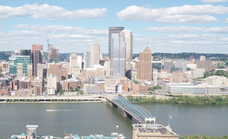
#> input picture Project2/data/incline_L.png, 228 x 139 px, shrunk from 947 x 576 before the run
$ python panoramas.py   (older library calls are emulated)
#> lines starting #> are read from the running program, lines starting #| are printed output that depends on the picture
### Project2/code/BRIEF.py
import numpy as np
import cv2
import os
from scipy.spatial.distance import cdist
from keypointDetect import DoGdetector

import matplotlib.pyplot as plt


def makeTestPattern(patch_width=9, nbits=256):
    '''
    Creates Test Pattern for BRIEF

    Run this routine for the given parameters patch_width = 9 and n = 256

    INPUTS
    patch_width - the width of the image patch (usually 9)
    nbits      - the number of tests n in the BRIEF descriptor

    OUTPUTS
    compareX and compareY - LINEAR indices into the patch_width x patch_width image
                            patch and are each (nbits,) vectors.
    '''
    x1 = np.random.randint(patch_width, size=nbits)
    y1 = np.random.randint(patch_width, size=nbits)

    x2 = np.random.randint(patch_width, size=nbits)
    y2 = np.random.randint(patch_width, size=nbits)

    compareX = np.column_stack((x1,y1))
    compareY = np.column_stack((x2,y2))

    return  compareX, compareY

# load test pattern for Brief
test_pattern_file = '../results/testPattern.npy'
if os.path.isfile(test_pattern_file):
    # load from file if exists
    compareX, compareY = np.load(test_pattern_file)
else:
    # produce and save patterns if not exist
    compareX, compareY = makeTestPattern()
    if not os.path.isdir('../results'):
        os.mkdir('../results')
    np.save(test_pattern_file, [compareX, compareY])

def computeBrief(im, gaussian_pyramid, locsDoG, k, levels,
    compareX, compareY):
    '''
    Compute Brief feature
     INPUT
     locsDoG - locsDoG are the keypoint locations returned by the DoG
               detector.
     levels  - Gaussian scale levels that were given in Section1.
     compareX and compareY - linear indices into the
                             (patch_width x patch_width) image patch and are
                             each (nbits,) vectors.


     OUTPUT
     locs - an m x 3 vector, where the first two columns are the image
    		 coordinates of keypoints and the third column is the pyramid
            level of the keypoints.
     desc - an m x n bits matrix of stacked BRIEF descriptors. m is the number
            of valid descriptors in the image and will vary.
    '''
    if len(im.shape)==3:
        im = cv2.cvtColor(im, cv2.COLOR_BGR2GRAY)
    if im.max()>10:
        im = np.float32(im)/255

    desc = None

    h,w = np.shape(im)

    index1 = np.where(locsDoG[:,0] > 3)
    index1 = np.squeeze(index1,axis=0)
    locsDoG=locsDoG[index1,:]

    index2 = np.where(locsDoG[:,1] > 3)
    index2 = np.squeeze(index2,axis=0)
    locsDoG=locsDoG[index2,:]

    index3 = np.where(locsDoG[:,0] < w-4)
    index3 = np.squeeze(index3,axis=0)
    locsDoG=locsDoG[index3,:]

    index4 = np.where(locsDoG[:,1] < h-4)
    index4 = np.squeeze(index4,axis=0)
    locs   = locsDoG[index4,:]

    temp = np.expand_dims(locs,axis=2)
    temp = np.tile(temp, (1, 1,256))

    XX = np.transpose(compareX)
    XX = np.expand_dims(XX,axis=0)
    XX = np.tile(XX,(temp.shape[0],1,1))

    YY= np.transpose(compareY)
    YY = np.expand_dims(YY,axis=0)
    YY = np.tile(YY,(temp.shape[0],1,1))

    X_inex = temp[:,(0,1),:] + XX -4
    Y_inex = temp[:,(0,1),:] + YY -4

    X_inex = np.swapaxes(X_inex,1,2)
    Y_inex = np.swapaxes(Y_inex,1,2)

    X_inex = np.reshape(X_inex,(X_inex.shape[0]*X_inex.shape[1],2))
    Y_inex = np.reshape(Y_inex,(Y_inex.shape[0]*Y_inex.shape[1],2))


    brief = (im[X_inex[:,1],X_inex[:,0]] < im[Y_inex[:,1],Y_inex[:,0]])

    desc = np.reshape(brief,(int(len(brief)/256),256) )


    return locs, desc


def briefLite(im):
    '''
    INPUTS
    im - gray image with values between 0 and 1

    OUTPUTS
    locs - an m x 3 vector, where the first two columns are the image coordinates
            of keypoints and the third column is the pyramid level of the keypoints
    desc - an m x n bits matrix of stacked BRIEF descriptors.
            m is the number of valid descriptors in the image and will vary
            n is the number of bits for the BRIEF descriptor
    '''
    if len(im.shape)==3:
        im = cv2.cvtColor(im, cv2.COLOR_BGR2GRAY)
    if im.max()>10:
        im = np.float32(im)/255

    k=0

    levels = [-1,0,1,2,3,4]

    locsDoG, gaussian_pyramid = DoGdetector(im)

    locs, desc = computeBrief(im, gaussian_pyramid, locsDoG, k, levels,
    compareX, compareY)


    return locs, desc

def briefMatch(desc1, desc2, ratio=0.8):
    '''
    performs the descriptor matching
    inputs  : desc1 , desc2 - m1 x n and m2 x n matrix. m1 and m2 are the number of keypoints in image 1 and 2.
                                n is the number of bits in the brief
    outputs : matches - p x 2 matrix. where the first column are indices
                                        into desc1 and the second column are indices into desc2
    '''
    D = cdist(np.float32(desc1), np.float32(desc2), metric='hamming')
    # find smallest distance
    ix2 = np.argmin(D, axis=1)
    d1 = D.min(1)
    # find second smallest distance
    d12 = np.partition(D, 2, axis=1)[:,0:2]
    d2 = d12.max(1)
    r = d1/(d2+1e-10)
    is_discr = r<ratio
    ix2 = ix2[is_discr]
    ix1 = np.arange(D.shape[0])[is_discr]

    matches = np.stack((ix1,ix2), axis=-1)

    return matches

# [17 lines left out: function plotMatches, not called in this run]


# [22 lines that do not run on import are left out]

### Project2/code/keypointDetect.py
import numpy as np
import cv2
import matplotlib.pyplot as plt

def createGaussianPyramid(im, sigma0=1,
        k=np.sqrt(2), levels=[-1,0,1,2,3,4]):
    if len(im.shape)==3:
        im = cv2.cvtColor(im, cv2.COLOR_BGR2GRAY)
    if im.max()>10:
        im = np.float32(im)/255
    im_pyramid = []
    for i in levels:
        sigma_ = sigma0*k**i
        im_pyramid.append(cv2.GaussianBlur(im, (0,0), sigma_))
    im_pyramid = np.stack(im_pyramid, axis=-1)
    return im_pyramid

# [7 lines left out: function displayPyramid, not called in this run]

def createDoGPyramid(gaussian_pyramid, levels=[-1,0,1,2,3,4]):
    '''
    Produces DoG Pyramid
    Inputs
    Gaussian Pyramid - A matrix of grayscale images of size
                        [imH, imW, len(levels)]
    levels      - the levels of the pyramid where the blur at each level is
                   outputs
    DoG Pyramid - size (imH, imW, len(levels) - 1) matrix of the DoG pyramid
                   created by differencing the Gaussian Pyramid input
    '''
    DoG_pyramid = gaussian_pyramid[:,:,1:]-gaussian_pyramid[:,:,:-1]
    DoG_levels = levels[1:]
    return DoG_pyramid, DoG_levels

def computePrincipalCurvature(DoG_pyramid):
    '''
    Takes in DoGPyramid generated in createDoGPyramid and returns
    PrincipalCurvature,a matrix of the same size where each point contains the
    curvature ratio R for the corre-sponding point in the DoG pyramid

    INPUTS
        DoG Pyramid - size (imH, imW, len(levels) - 1) matrix of the DoG pyramid

    OUTPUTS
        principal_curvature - size (imH, imW, len(levels) - 1) matrix where each
                          point contains the curvature ratio R for the
                          corresponding point in the DoG pyramid
    '''
    principal_curvature = None
    Dx  =cv2.Sobel(DoG_pyramid,cv2.CV_64F,1,0,ksize=3)
    Dxx =cv2.Sobel(Dx ,cv2.CV_64F,1,0,ksize=3)
    Dy  =cv2.Sobel(DoG_pyramid,cv2.CV_64F,0,1,ksize=3)
    Dyy =cv2.Sobel(Dy ,cv2.CV_64F,0,1,ksize=3)
    Dxy =cv2.Sobel(Dx ,cv2.CV_64F,0,1,ksize=3)
    Dyx =cv2.Sobel(Dy ,cv2.CV_64F,1,0,ksize=3)

    h1 = np.stack((Dxx,Dxy),axis=3)
    h2 = np.stack((Dyx,Dyy),axis=3)
    h3 = np.stack((h1,h2),axis=3)

    Tr = np.trace(h3,axis1=3,axis2=4)

    Det= Dxx*Dyy-Dxy*Dyx

    Det_zeros = np.where(Det==0)

    Det_zeros = np.array(Det_zeros)

    principal_curvature = np.divide(Tr**2,Det)

    principal_curvature[Det_zeros[0],Det_zeros[1],Det_zeros[2]]=1000

    return principal_curvature

def getLocalExtrema(DoG_pyramid, DoG_levels, principal_curvature,
        th_contrast=0.03, th_r=12):
    '''
    Returns local extrema points in both scale and space using the DoGPyramid

    INPUTS
        DoG_pyramid - size (imH, imW, len(levels) - 1) matrix of the DoG pyramid
        DoG_levels  - The levels of the pyramid where the blur at each level is
                      outputs
        principal_curvature - size (imH, imW, len(levels) - 1) matrix contains the
                      curvature ratio R
        th_contrast - remove any point that is a local extremum but does not have a
                      DoG response magnitude above this threshold
        th_r        - remove any edge-like points that have too large a principal
                      curvature ratio
     OUTPUTS
        locsDoG - N x 3 matrix where the DoG pyramid achieves a local extrema in both
               scale and space, and also satisfies the two thresholds.
    '''
    locsDoG = None
    print(np.shape(principal_curvature))
    print(np.shape(DoG_pyramid))
    print(np.shape(DoG_levels))
    index_r = np.where(principal_curvature < th_r )
    index_r = np.array(index_r)
    print("###",np.shape(index_r))
    DoG_pyramid_new = DoG_pyramid[index_r[0,:],index_r[1,:],index_r[2,:]]
    print("***",np.shape(DoG_pyramid))
    index_contrast = np.where(DoG_pyramid_new > th_contrast)
    index_contrast = np.squeeze(index_contrast,axis=0)
    result = index_r[:,index_contrast]
    result = np.transpose(result)
    locsDoG = np.column_stack((result[:,1],result[:,0]))
    locsDoG = np.column_stack((locsDoG,result[:,2]))
    print(np.shape(locsDoG))
    print(locsDoG)
    return locsDoG


def DoGdetector(im, sigma0=1, k=np.sqrt(2), levels=[-1,0,1,2,3,4],
                th_contrast=0.04, th_r=12):
    '''
    Putting it all together

    Inputs          Description
    --------------------------------------------------------------------------
    im              Grayscale image with range [0,1].

    sigma0          Scale of the 0th image pyramid.

    k               Pyramid Factor.  Suggest sqrt(2).

    levels          Levels of pyramid to construct. Suggest -1:4.

    th_contrast     DoG contrast threshold.  Suggest 0.03.

    th_r            Principal Ratio threshold.  Suggest 12.

    Outputs         Description
    --------------------------------------------------------------------------

    locsDoG         N x 3 matrix where the DoG pyramid achieves a local extrema
                    in both scale and space, and satisfies the two thresholds.

    gauss_pyramid   A matrix of grayscale images of size (imH,imW,len(levels))
    '''
    gauss_pyramid = createGaussianPyramid(im)
    DoG_pyr, DoG_levels = createDoGPyramid(gauss_pyramid , levels)
    pc_curvature = computePrincipalCurvature(DoG_pyr)
    locsDoG = getLocalExtrema(DoG_pyr, DoG_levels, pc_curvature, th_contrast, th_r)
    return locsDoG, gauss_pyramid


# [17 lines that do not run on import are left out]

# [11 lines of commented-out code are left out]


### Project2/code/planarH.py
import numpy as np
import cv2
from BRIEF import briefLite, briefMatch


def computeH(p1, p2):
    '''
    INPUTS:
        p1 and p2 - Each are size (2 x N) matrices of corresponding (x, y)'
                 coordinates between two images
    OUTPUTS:
     H2to1 - a 3 x 3 matrix encoding the homography that best matches the linear
            equation
    '''
    assert(p1.shape[1]==p2.shape[1])
    assert(p1.shape[0]==2)

    index = np.random.permutation(range(p1.shape[1]))
    indexes = index[0:4]
    p1 = p1[:,indexes]
    p2 = p2[:,indexes]
    H2to1 = None

    A = np.zeros((8,9))

    temp  = np.append(p2,np.ones((1,4)),axis=0)
    temp2 = np.append(-temp,np.zeros((3,4)),axis=0)
    temp3 = np.append(temp2,temp*p1[0],axis=0)

    temp2_ = np.append(np.zeros((3,4)),-temp,axis=0)
    temp3_= np.append(temp2_,temp*p1[1],axis=0)

    temp3 = np.transpose(temp3)
    temp3_= np.transpose(temp3_)

    A[range(0,8,2),:]=temp3
    A[range(1,8,2),:]=temp3_


    V = np.matmul(np.transpose(A),A)

    w, v = np.linalg.eig(V)

    e_vals, e_vecs = np.linalg.eig(V)

    H = e_vecs[:, np.argmin(e_vals)]

    H2to1 = np.reshape(H,(3,3))

    return H2to1

def ransacH(matches, locs1, locs2, num_iter=5000, tol=2):
    '''
    Returns the best homography by computing the best set of matches using
    RANSAC
    INPUTS
        locs1 and locs2 - matrices specifying point locations in each of the images
        matches - matrix specifying matches between these two sets of point locations
        nIter - number of iterations to run RANSAC
        tol - tolerance value for considering a point to be an inlier

    OUTPUTS
        bestH - homography matrix with the most inliers found during RANSAC
    '''
    bestH=None
    p1 = locs1[matches[:,0]][:,0:2]
    p1 = np.transpose(p1)
    p2 = locs2[matches[:,1]][:,0:2]
    p2 = np.transpose(p2)

    inliners_max = 0

    for iter in range(num_iter):#num_iter
        H = computeH(p1,p2)

        points1 = np.vstack((p1,np.ones((1,p1.shape[1]))))

        points2 = np.vstack((p2,np.ones((1,p2.shape[1]))))

        points1_= H@points2

        points1_ = points1_/points1_[2];

        dists = np.sqrt (np.sum( (np.transpose(points1)-np.transpose(points1_))**2,axis=1 ) )


        inliners = np.sum( dists < tol)


        if iter==0:
            bestH = H
            inliners_max = inliners

        if inliners_max < inliners:
            inliners_max = inliners
            bestH = H


    return bestH


# [7 lines that do not run on import are left out]

### Project2/code/panoramas.py
import cv2
import numpy as np
from scipy.ndimage.morphology import distance_transform_edt
from planarH import ransacH
from BRIEF import briefLite,briefMatch,plotMatches
import matplotlib.pyplot as plt
import os

# [57 lines left out: function imageStitching, not called in this run]


def imageStitching_noClip(im1, im2, H2to1):
    '''
    Returns a panorama of im1 and im2 using the given
    homography matrix without cliping.
    '''
    rows1,cols1,z = im1.shape
    rows2,cols2,z = im2.shape

    corner_l_u = np.array([[0],[0],[1]])
    corner_r_u = np.array([[cols2],[0],[1]])
    corner_r_d = np.array([[cols2],[rows2],[1]])
    corner_l_d = np.array([[0],[rows2],[1]])

    corner_l_u = H2to1 @ corner_l_u
    corner_r_u = H2to1 @ corner_r_u
    corner_r_d = H2to1 @ corner_r_d
    corner_l_d = H2to1 @ corner_l_d


    corner_l_u = corner_l_u/corner_l_u[2]
    corner_r_u = corner_r_u/corner_r_u[2]
    corner_r_d = corner_r_d/corner_r_d[2]
    corner_l_d = corner_l_d/corner_l_d[2]


    left = int(min(corner_l_u[0], corner_l_d[0], 0))
    right = int(max(corner_r_u[0], corner_r_d[0], cols1))
    width = right - left

    up = int(min(corner_l_u[1],corner_r_u[1], 0))
    down = int(max(corner_l_d[1],corner_r_d[1], rows1))
    height = down - up

    tx = -int(min(corner_l_u[0], corner_l_d[0], 0))
    ty = -int(min(corner_l_u[1], corner_r_u[1], 0))

    M = np.float32([[1,0,tx],[0,1,ty],[0,0,1]])

    H2to1_M = M @ H2to1

    warp_im1= cv2.warpPerspective(im1, M, (width,height))

    warp_im2 = cv2.warpPerspective(im2, np.matmul(M,H2to1), (width,height))


    pano_im = np.maximum(warp_im1,warp_im2)

#     cv2.imshow("Pano",pano_im)
#     cv2.waitKey(0)

    cv2.imwrite('../results/q6_1_pan.jpg',pano_im)
    return pano_im

# [8 lines left out: function generatePanorama, not called in this run]


if __name__ == '__main__':
    im1 = cv2.imread('../data/incline_L.png')
#> im1 is the input picture: shape (139, 228, 3); mean B, G, R 188.8, 185.2, 178.7
    im2 = cv2.imread('../data/incline_R.png')
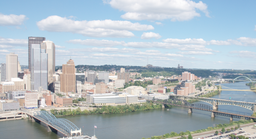
#> input picture Project2/data/incline_R.png, 256 x 139 px, shrunk from 1064 x 576 before the run
#> im2 is the input picture: shape (139, 256, 3); mean B, G, R 195.1, 188.5, 177.3
    print(im1.shape)
#| (139, 228, 3)
    locs1, desc1 = briefLite(im1)
#> in briefLite, `im = cv2.cvtColor(im, cv2.COLOR_BGR2GRAY)`:
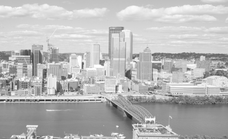
#> im: shape (139, 228); min 31, max 255, mean 183.7
#> the loop in createGaussianPyramid, `for i in levels:` made 6 passes
#> sigma_ on passes 1 to 6: 0.707, 1, 1.41, 2, 2.83, 4
#> after the loop in createGaussianPyramid, `for i in levels:`: im_pyramid = 6 items
#> in DoGdetector, `DoG_pyr, DoG_levels = createDoGPyramid(gauss_pyramid , levels)`: DoG_levels = [0, 1, 2, 3, 4]
#| (139, 228, 5)
#| (139, 228, 5)
#| (5,)
#| ### (3, 133587)
#| *** (139, 228, 5)
#> in getLocalExtrema, `index_contrast = np.squeeze(index_contrast,axis=0)`: index_contrast = 1982 values from 24933 to 132631
#> in getLocalExtrema, `result = np.transpose(result)`: result = 1982 rows, first 8: [27, 121, 2], [27, 122, 0], [27, 122, 1], [27, 122, 2], [28, 118, 4], [28, 119, 3], [28, 119, 4], [28, 120, 3]
#> in getLocalExtrema, `locsDoG = np.column_stack((result[:,1],result[:,0]))`: locsDoG = 1982 pairs, first value 1 to 226, second value 27 to 137
#> in getLocalExtrema, `locsDoG = np.column_stack((locsDoG,result[:,2]))`: locsDoG = 1982 rows, first 8: [121, 27, 2], [122, 27, 0], [122, 27, 1], [122, 27, 2], [118, 28, 4], [119, 28, 3], [119, 28, 4], [120, 28, 3]
#| (1982, 3)
#> (printed output is left out)
#> in computeBrief, `index1 = np.squeeze(index1,axis=0)`: index1 = 1955 values from 0 to 1981
#> in computeBrief, `locsDoG=locsDoG[index1,:]`: locsDoG = 1955 rows, first 8: [121, 27, 2], [122, 27, 0], [122, 27, 1], [122, 27, 2], [118, 28, 4], [119, 28, 3], [119, 28, 4], [120, 28, 3]
#> in computeBrief, `index2 = np.squeeze(index2,axis=0)`: index2 = 1955 values from 0 to 1954
#> in computeBrief, `index3 = np.squeeze(index3,axis=0)`: index3 = 1944 values from 0 to 1954
#> in computeBrief, `locsDoG=locsDoG[index3,:]`: locsDoG = 1944 rows, first 8: [121, 27, 2], [122, 27, 0], [122, 27, 1], [122, 27, 2], [118, 28, 4], [119, 28, 3], [119, 28, 4], [120, 28, 3]
#> in computeBrief, `index4 = np.squeeze(index4,axis=0)`: index4 = 1933 values from 0 to 1932
#> in computeBrief, `locs   = locsDoG[index4,:]`: locs = 1933 rows, first 8: [121, 27, 2], [122, 27, 0], [122, 27, 1], [122, 27, 2], [118, 28, 4], [119, 28, 3], [119, 28, 4], [120, 28, 3]
#> in computeBrief, `X_inex = np.reshape(X_inex,(X_inex.shape[0]*X_inex.shape[1],2))`: X_inex = 494848 pairs, first value 0 to 227, second value 23 to 138
#> in computeBrief, `Y_inex = np.reshape(Y_inex,(Y_inex.shape[0]*Y_inex.shape[1],2))`: Y_inex has the same summary as X_inex
#> locs1 has the same summary as locs in computeBrief
    locs2, desc2 = briefLite(im2)
#> in briefLite (call 2), `im = cv2.cvtColor(im, cv2.COLOR_BGR2GRAY)`:
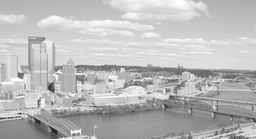
#> im: shape (139, 256); min 29, max 255, mean 185.9
#> the loop in createGaussianPyramid (call 2), `for i in levels:` made 6 passes
#| (139, 256, 5)
#| (139, 256, 5)
#| (5,)
#| ### (3, 149553)
#| *** (139, 256, 5)
#> in getLocalExtrema (call 2), `result = np.transpose(result)`: result = 1424 rows, first 8: [38, 41, 3], [38, 42, 2], [38, 42, 3], [38, 43, 0], [38, 43, 1], [38, 43, 2], [38, 43, 3], [38, 44, 0]
#> in getLocalExtrema (call 2), `locsDoG = np.column_stack((locsDoG,result[:,2]))`: locsDoG = 1424 rows, first 8: [41, 38, 3], [42, 38, 2], [42, 38, 3], [43, 38, 0], [43, 38, 1], [43, 38, 2], [43, 38, 3], [44, 38, 0]
#| (1424, 3)
#> (printed output is left out)
#> in computeBrief (call 2), `locsDoG=locsDoG[index1,:]`: locsDoG = 1420 rows, first 8: [41, 38, 3], [42, 38, 2], [42, 38, 3], [43, 38, 0], [43, 38, 1], [43, 38, 2], [43, 38, 3], [44, 38, 0]
#> in computeBrief (call 2), `locsDoG=locsDoG[index3,:]`: locsDoG = 1402 rows, first 8: [41, 38, 3], [42, 38, 2], [42, 38, 3], [43, 38, 0], [43, 38, 1], [43, 38, 2], [43, 38, 3], [44, 38, 0]
#> in computeBrief (call 2), `locs   = locsDoG[index4,:]`: locs = 1370 rows, first 8: [41, 38, 3], [42, 38, 2], [42, 38, 3], [43, 38, 0], [43, 38, 1], [43, 38, 2], [43, 38, 3], [44, 38, 0]
#> locs2 has the same summary as locs in computeBrief
    matches = briefMatch(desc1, desc2)
#> in briefMatch, `D = cdist(np.float32(desc1), np.float32(desc2), metric='hamming')`:
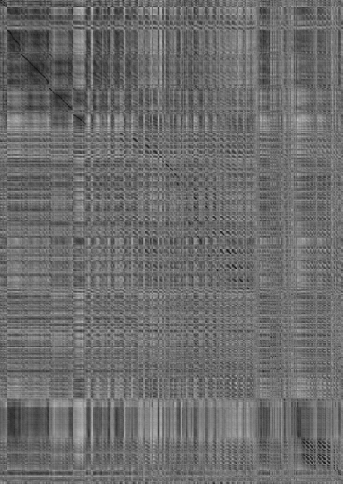
#> D: shape (1933, 1370) float64 (shown at 1/4 size); min 0.0234, max 0.828, mean 0.426
#> in briefMatch, `ix2 = np.argmin(D, axis=1)`: ix2 = 1933 values, max 1364 at index 1462, min 0 at index 5, mean 705.4
#> in briefMatch, `d1 = D.min(1)`: d1 = 1933 values, max 0.352 at index 1263, min 0.0234 at index 157, mean 0.16
#> in briefMatch, `d12 = np.partition(D, 2, axis=1)[:,0:2]`: d12 = 1933 pairs, first value 0.0234 to 0.352, second value 0.0234 to 0.352
#> in briefMatch, `d2 = d12.max(1)`: d2 = 1933 values, max 0.352 at index 1263, min 0.0234 at index 157, mean 0.168
#> in briefMatch, `r = d1/(d2+1e-10)`: r = 1933 values, max 1 at index 1263, min 0.183 at index 799, mean 0.955
#> in briefMatch, `ix2 = ix2[is_discr]`: ix2 = 149 values, max 1350 at index 147, min 21 at index 0, mean 574.1
#> in briefMatch, `ix1 = np.arange(D.shape[0])[is_discr]`: ix1 = 149 values from 14 to 1877
#> in briefMatch, `matches = np.stack((ix1,ix2), axis=-1)`: matches = 149 pairs, first value 14 to 1877, second value 21 to 1350
    # plotMatches(im1,im2,matches,locs1,locs2)
    H2to1 = ransacH(matches, locs1, locs2, num_iter=5000, tol=2)
#> in ransacH, `p1 = locs1[matches[:,0]][:,0:2]`: p1 = 149 pairs, first value 9 to 223, second value 28 to 121
#> in ransacH, `p2 = locs2[matches[:,1]][:,0:2]`: p2 = 149 pairs, first value 5 to 200, second value 39 to 134
#> the loop in ransacH, `for iter in range(num_iter):#num_iter` made 5000 passes
#> (p1 in computeH, temp in computeH, inliners, inliners_max) on passes 1, 26: ([[160, 160, 192, 130], [67, 54, 56, 73]], [[84, 83, 113, 53], [79, 66, 68, 86], [1, 1, 1, 1]], 115, 115), ([[216, 129, 183, 165], [56, 73, 57, 54]], [[134, 52, 105, 88], [68, 86, 69, 66], [1, 1, 1, 1]], 133, 133)
#> H2to1 = [[0.0079, -0.000828, 1], [-0.000803, 0.00961, -0.0265], [-1.44e-05, -3.96e-06, 0.0115]]
    pano_im = imageStitching_noClip(im1, im2, H2to1)
#> in imageStitching_noClip, `corner_l_u = H2to1 @ corner_l_u`: corner_l_u = [1, -0.0265, 0.0115]
#> in imageStitching_noClip, `corner_r_u = H2to1 @ corner_r_u`: corner_r_u = [3.02, -0.232, 0.00778]
#> in imageStitching_noClip, `corner_r_d = H2to1 @ corner_r_d`: corner_r_d = [2.91, 1.1, 0.00723]
#> in imageStitching_noClip, `corner_l_d = H2to1 @ corner_l_d`: corner_l_d = [0.884, 1.31, 0.0109]
#> in imageStitching_noClip, `corner_l_u = corner_l_u/corner_l_u[2]`: corner_l_u = [87.12, -2.31, 1]
#> in imageStitching_noClip, `corner_r_u = corner_r_u/corner_r_u[2]`: corner_r_u = [388.6, -29.84, 1]
#> in imageStitching_noClip, `corner_r_d = corner_r_d/corner_r_d[2]`: corner_r_d = [402.3, 152.6, 1]
#> in imageStitching_noClip, `corner_l_d = corner_l_d/corner_l_d[2]`: corner_l_d = [80.97, 119.8, 1]
#> in imageStitching_noClip, `left = int(min(corner_l_u[0], corner_l_d[0], 0))`: left = 0
#> in imageStitching_noClip, `right = int(max(corner_r_u[0], corner_r_d[0], cols1))`: right = 402
#> in imageStitching_noClip, `up = int(min(corner_l_u[1],corner_r_u[1], 0))`: up = -29
#> in imageStitching_noClip, `down = int(max(corner_l_d[1],corner_r_d[1], rows1))`: down = 152
#> in imageStitching_noClip, `height = down - up`: height = 181
#> in imageStitching_noClip, `tx = -int(min(corner_l_u[0], corner_l_d[0], 0))`: tx = 0
#> in imageStitching_noClip, `ty = -int(min(corner_l_u[1], corner_r_u[1], 0))`: ty = 29
#> in imageStitching_noClip, `M = np.float32([[1,0,tx],[0,1,ty],[0,0,1]])`: M = [[1, 0, 0], [0, 1, 29], [0, 0, 1]]
#> in imageStitching_noClip, `H2to1_M = M @ H2to1`: H2to1_M = [[0.0079, -0.000828, 1], [-0.00122, 0.00949, 0.306], [-1.44e-05, -3.96e-06, 0.0115]]
#> in imageStitching_noClip, `warp_im1= cv2.warpPerspective(im1, M, (width,height))`:
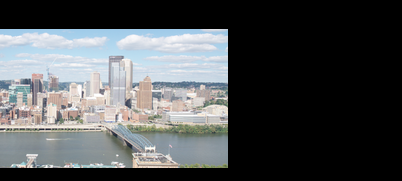
#> warp_im1: shape (181, 402, 3); mean B, G, R 82.2, 80.7, 77.8
#> (the rest of the program and of its run is left out)
